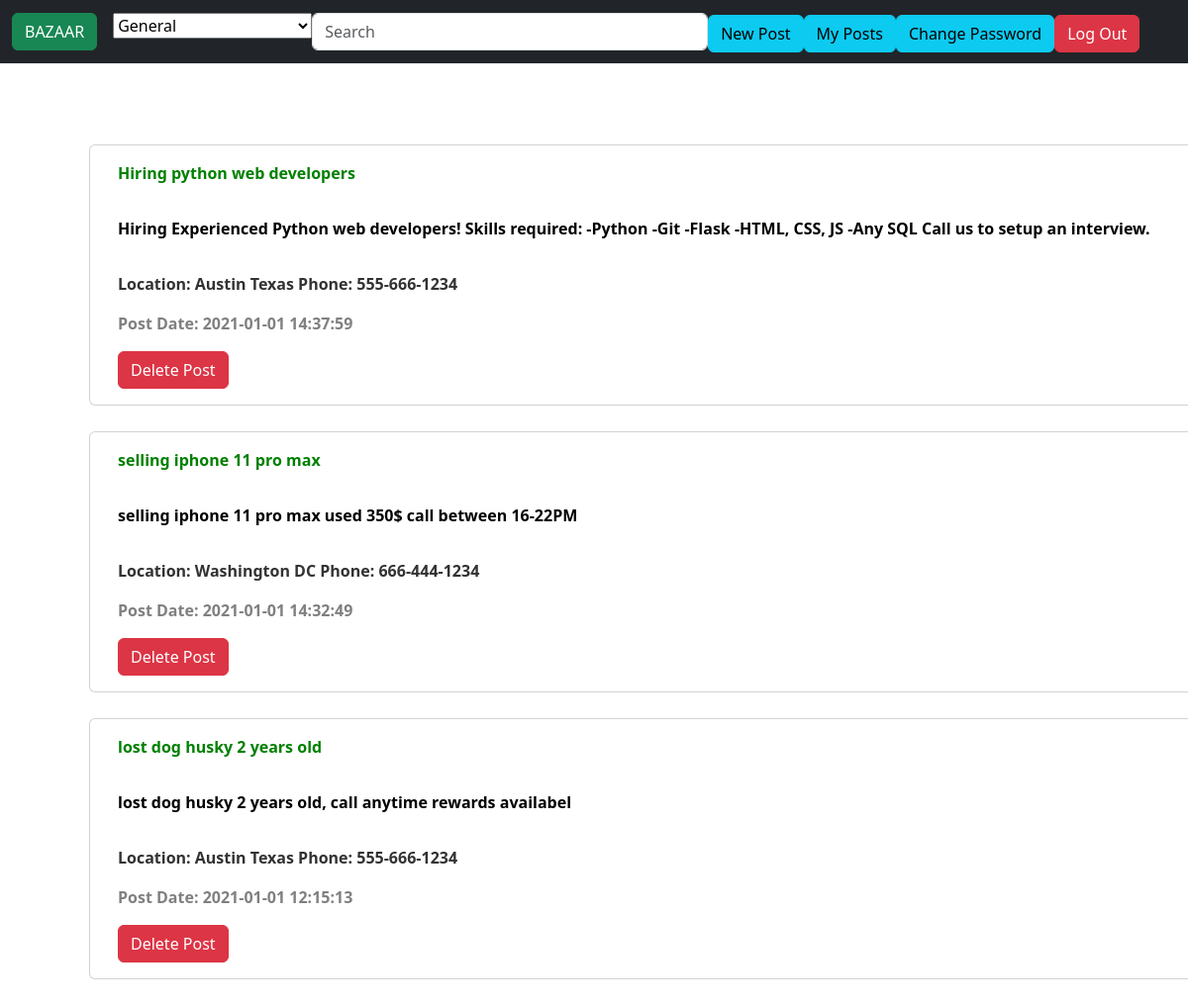
The app's page /myposts (signed in), older data.
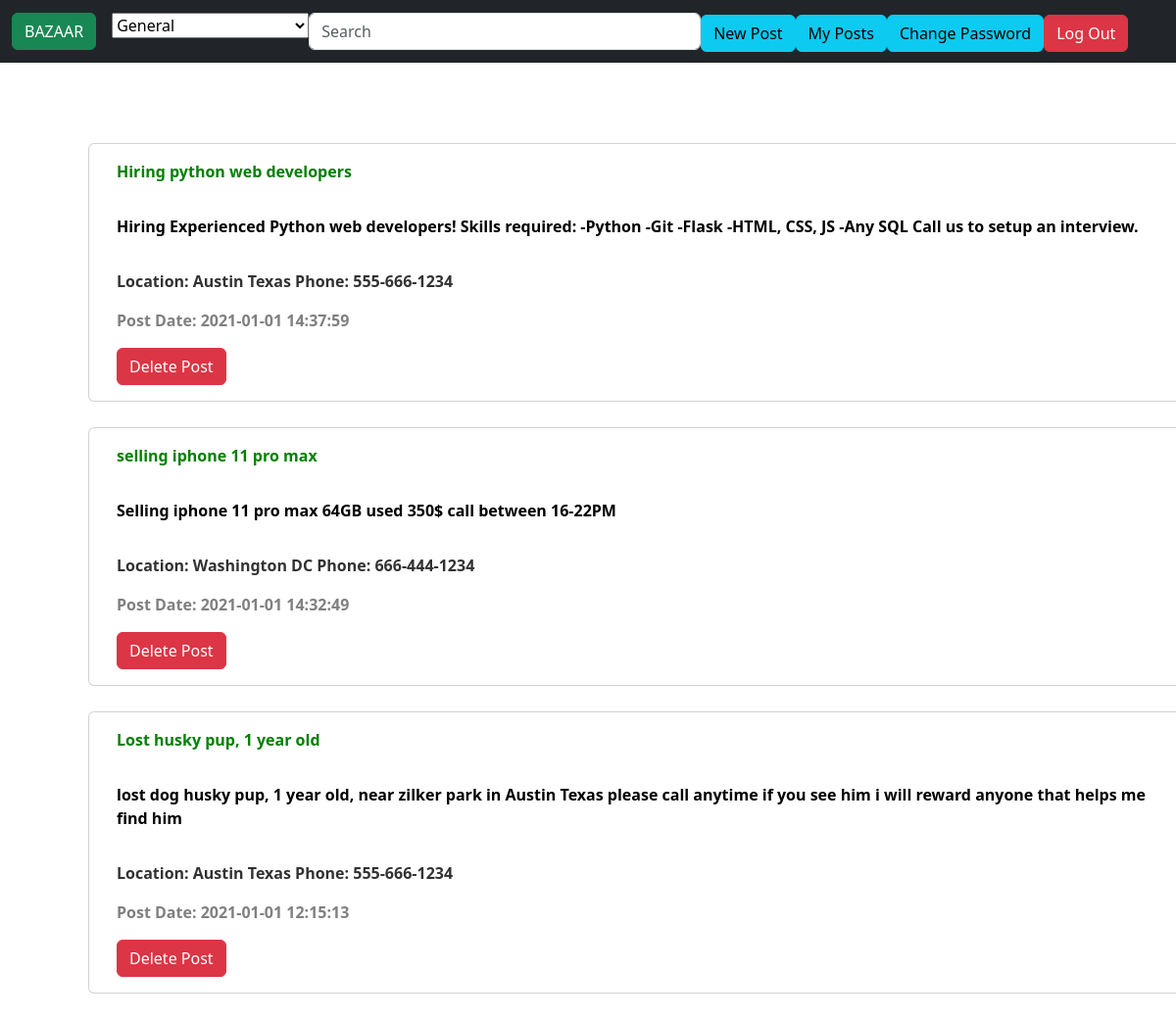
The same page, newer data.
### tables this page shows
CREATE TABLE "posts" (
	"id"	INTEGER NOT NULL UNIQUE,
	"owner_id"	INTEGER NOT NULL,
	"title"	TEXT NOT NULL DEFAULT 'NOT SET',
	"details"	TEXT NOT NULL DEFAULT 'NOT SET',
	"city"	TEXT NOT NULL,
	"phone"	TEXT DEFAULT '000-000-0000',
	"section"	INTEGER NOT NULL DEFAULT 0,
	"postDate"	TEXT NOT NULL DEFAULT '2100-0-0',
	PRIMARY KEY("id" AUTOINCREMENT)
);

### app.py (the view, shortened to what this page needs)
@app.route("/myposts", methods=["GET", "POST"])
@login_required
def myposts():
    db = engine.connect()
    userID = session['user_id']
    s = "SELECT * FROM posts WHERE posts.owner_id == (?) ORDER BY posts.postDate DESC"
    res = db.execute(s, userID)
    if res != None:
        return render_template("myposts.html",
                               listPosts=res,
                               listSections=categories
                               )
    return render_template("myposts.html")

### app.py (called while the page is built)
@app.after_request
def after_request(response):
    response.headers["Cache-Control"] = "no-cache, no-store, must-revalidate"
    response.headers["Expires"] = 0
    response.headers["Pragma"] = "no-cache"
    return response

### helpers.py (called while the page is built)
def login_required(f):
    @wraps(f)
    def decorated_function(*args, **kwargs):
        if session.get("user_id") is None:
            return redirect("/login")
        return f(*args, **kwargs)
    return decorated_function

### templates/myposts.html (shortened to what this page needs)
{% extends "layout.html" %}
{% block main %}
<form action="/myposts" method="POST">
    <div class="container">
        <div class="d-grid gap-3">
            {% for post in listPosts %}
            <div class="container" style="margin-top: 10px;">
                <div class="row">
                    <div class="card " style="width: 1000rem; font-weight:bold; color:green">
                        <div class="card-body">
                            {{post[2]}}
                        </div>
                        <div style="color:rgb(0, 0, 0);" class="card-body">
                            {{post[3]}}
                        </div>
                        <div style="color: rgb(50, 50, 50)" class="card-body">
                            <p>Location: {{post[4]}} Phone: {{post[5]}}</p>
                            <p style="color: gray;">Post Date: {{post[7]}}</p>
                            <button class="btn btn-danger" name="delete_button" type="submit" value={{post[0]}}>Delete
                                Post</button>
                        </div>
                    </div>
                </div>
            </div>
            {% endfor %}
        </div>
    </div>
</form>
{% endblock %}

Row changes from the older to the newer data that the page shows:
changed posts "selling iphone 11 pro max": details "selling iphone 11 pro max used 350$ call between 16-22PM" → "Selling iphone 11 pro max 64GB used 350$ call between 16-22PM"
changed posts: title "lost dog husky 2 years old" → "Lost husky pup, 1 year old"; details "lost dog husky 2 years old, call anytime rewards availabel" → "lost dog husky pup, 1 year old, near zilker park in Austin Texas please call anytime if you see him i will reward anyone that helps me find him"
